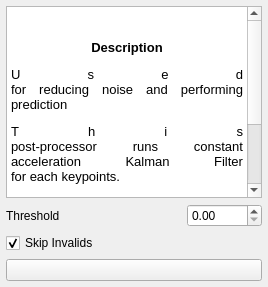
                                        <widget class="QWidget" name="kalman_filter">
                                            <attribute name="title">
                                                <string>Kalman Filter</string>
                                            </attribute>
                                            <layout class="QGridLayout" name="gridLayout_5" rowstretch="0,0,0,0"
                                                    columnstretch="1,1,1">
                                                <property name="leftMargin">
                                                    <number>6</number>
                                                </property>
                                                <property name="topMargin">
                                                    <number>6</number>
                                                </property>
                                                <property name="rightMargin">
                                                    <number>6</number>
                                                </property>
                                                <property name="bottomMargin">
                                                    <number>6</number>
                                                </property>
                                                <property name="spacing">
                                                    <number>6</number>
                                                </property>
                                                <item row="3" column="0" colspan="3">
                                                    <widget class="QPushButton" name="add_kalman_btn">
                                                        <property name="text">
                                                            <string/>
                                                        </property>
                                                        <property name="icon">
                                                            <iconset theme="add">
                                                                <normaloff>../../../../../.designer/backup</normaloff>
                                                                ../../../../../.designer/backup
                                                            </iconset>
                                                        </property>
                                                    </widget>
                                                </item>
                                                <item row="0" column="0" colspan="3">
                                                    <widget class="QTextEdit" name="textEdit_3">
                                                        <property name="sizePolicy">
                                                            <sizepolicy hsizetype="Preferred" vsizetype="Preferred">
                                                                <horstretch>0</horstretch>
                                                                <verstretch>0</verstretch>
                                                            </sizepolicy>
                                                        </property>
                                                        <property name="readOnly">
                                                            <bool>true</bool>
                                                        </property>
                                                        <property name="html">
                                                            <string>&lt;!DOCTYPE HTML PUBLIC &quot;-//W3C//DTD HTML
                                                                4.0//EN&quot; &quot;http://www.w3.org/TR/REC-html40/strict.dtd&quot;&gt;
                                                                &lt;html&gt;&lt;head&gt;&lt;meta name=&quot;qrichtext&quot;
                                                                content=&quot;1&quot; /&gt;&lt;style type=&quot;text/css&quot;&gt;
                                                                p, li { white-space: pre-wrap; }
                                                                &lt;/style&gt;&lt;/head&gt;&lt;body style=&quot;
                                                                font-family:'Noto Sans'; font-size:10pt;
                                                                font-weight:400; font-style:normal;&quot;&gt;
                                                                &lt;p align=&quot;center&quot; style=&quot;
                                                                margin-top:0px; margin-bottom:0px; margin-left:0px;
                                                                margin-right:0px; -qt-block-indent:0; text-indent:0px;&quot;&gt;&lt;span
                                                                style=&quot; font-weight:600;&quot;&gt;Description&lt;/span&gt;&lt;/p&gt;
                                                                &lt;p align=&quot;justify&quot; style=&quot;
                                                                margin-top:12px; margin-bottom:12px; margin-left:0px;
                                                                margin-right:0px; -qt-block-indent:0; text-indent:0px;&quot;&gt;Used
                                                                for reducing noise and performing prediction&lt;/p&gt;
                                                                &lt;p align=&quot;justify&quot; style=&quot;
                                                                margin-top:12px; margin-bottom:12px; margin-left:0px;
                                                                margin-right:0px; -qt-block-indent:0; text-indent:0px;&quot;&gt;This
                                                                post-processor runs constant acceleration Kalman Filter
                                                                for each keypoints.&lt;/p&gt;
                                                                &lt;p align=&quot;justify&quot; style=&quot;
                                                                margin-top:12px; margin-bottom:12px; margin-left:0px;
                                                                margin-right:0px; -qt-block-indent:0; text-indent:0px;&quot;&gt;Enabling
                                                                skip invalid, re-initializes Kalman filter everytime an
                                                                invalid keypoint is detected. Otherwise, it will fill
                                                                the invalid keypoint based on the filter's prediction&lt;/p&gt;&lt;/body&gt;&lt;/html&gt;
                                                            </string>
                                                        </property>
                                                    </widget>
                                                </item>
                                                <item row="2" column="0">
                                                    <widget class="QCheckBox" name="kalman_skip_invalids">
                                                        <property name="layoutDirection">
                                                            <enum>Qt::LeftToRight</enum>
                                                        </property>
                                                        <property name="text">
                                                            <string>Skip Invalids</string>
                                                        </property>
                                                        <property name="checked">
                                                            <bool>true</bool>
                                                        </property>
                                                    </widget>
                                                </item>
                                                <item row="1" column="2">
                                                    <widget class="QDoubleSpinBox" name="kalman_threshold">
                                                        <property name="sizePolicy">
                                                            <sizepolicy hsizetype="Preferred" vsizetype="Fixed">
                                                                <horstretch>0</horstretch>
                                                                <verstretch>0</verstretch>
                                                            </sizepolicy>
                                                        </property>
                                                        <property name="maximum">
                                                            <double>1.000000000000000</double>
                                                        </property>
                                                        <property name="singleStep">
                                                            <double>0.050000000000000</double>
                                                        </property>
                                                    </widget>
                                                </item>
                                                <item row="1" column="0" colspan="2">
                                                    <widget class="QLabel" name="label_7">
                                                        <property name="text">
                                                            <string>Threshold</string>
                                                        </property>
                                                    </widget>
                                                </item>
                                            </layout>
                                        </widget>
